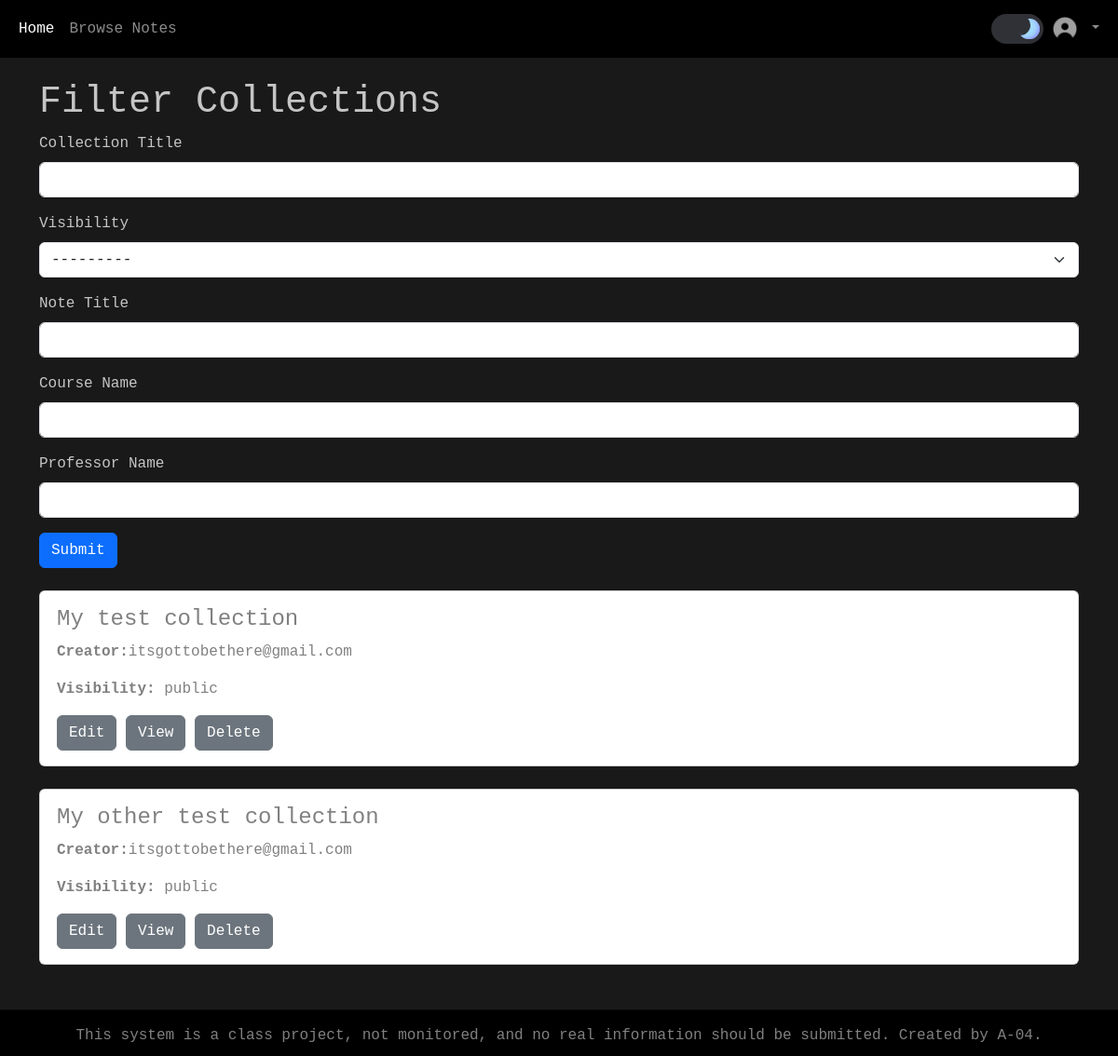
The page /view-collections/ on the database as committed earlier.
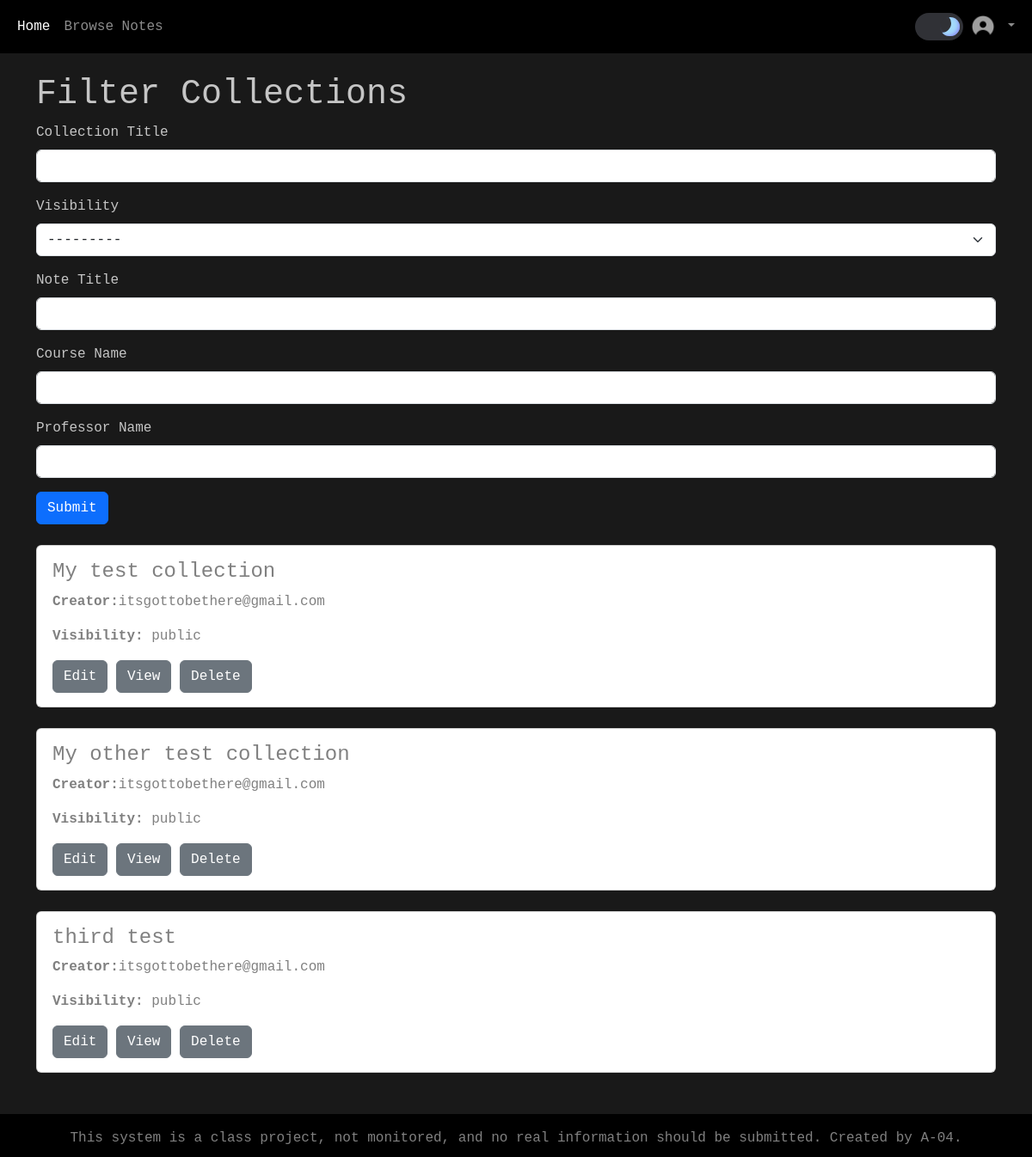
The same page on the database as committed later.
### notes_app/models.py (models this page shows, shortened)
class Collection(models.Model):
    title = models.CharField(max_length=255, unique=True)
    description = models.TextField(blank=True)
    VISIBILITY_CHOICES = [
        ("public", "Public"), #public = database value, Public = human-readable value
        ("private", "Private"),
    ]
    visibility = models.CharField(max_length=10, choices=VISIBILITY_CHOICES, default="public")
    created_by = models.ForeignKey(User, on_delete=models.CASCADE)  # User refers to the auth_user table
    created_at = models.DateTimeField(auto_now_add=True)

### notes_app/views.py (the view)
# urls.py: path("view-collections/", views.view_collections, name="view_collections"),
def view_collections(request):
    collections_filter = CollectionsFilter(request.GET, queryset=Collection.objects.all())
    notes_filter = NotesFilter(request.GET, queryset=Note.objects.all())
    collections = filter_collections_and_notes(notes_filter.qs, collections_filter.qs)
    return render(request, "notes_app/navbar_librarian/view_collections.html", {"collections": collections, "collections_filter": collections_filter, "notes_filter": notes_filter})

### notes_app/views.py (called while the page is built)
def filter_collections_and_notes(filtered_notes, filtered_collections):
    filtered_notes_associated_collections = set()
    filtered_collections_ids = set(filtered_collections.values_list('id', flat=True))
    for note in filtered_notes:
        collections = Collection.objects.filter(collectionitem__note_id=note.id)
        for collection in collections:
            filtered_notes_associated_collections.add(collection.id)
    common_collection_ids = filtered_collections_ids & filtered_notes_associated_collections
    return Collection.objects.filter(id__in=common_collection_ids)

### notes_app/templates/notes_app/navbar_librarian/view_collections.html
{% extends 'base.html' %}
{% block content %}
{% load crispy_forms_tags %}
<div class="container mt-4">
    <h1>Filter Collections</h1>
    <form method="get">
        {{ collections_filter.form | crispy }}
        {{ notes_filter.form | crispy }}
        <button type="submit" class="btn btn-primary">Submit</button>
    </form>
    <br>
    {% if collections %}
        {% for collection in collections %}
            <div class="card">
                <div class="row">
                    <div class="card-body" style="padding-left: 30px;">
                        <h4 style = "color:#808080">{{ collection.title }}</h4>
                        <p style = "color:#808080"><strong>Creator:</strong>{{collection.created_by.email}}</p>
                        <p style = "color:#808080"><strong>Visibility:</strong> {{ collection.visibility }}</p>
                        <a href="{% url 'notes_app:edit_collection' collection.id %}" class="btn btn-secondary">Edit</a>
                        <a href="{% url 'notes_app:view_full_collection' collection.id %}" class="btn btn-secondary">View</a>
                        <a href="{% url 'notes_app:delete_collection' collection.id %}" class="btn btn-secondary">Delete</a>
                    </div>
                </div>
            </div>
            <br>
        {% endfor %}
    {% else %}
        <p style = "color:#808080" >No collections found matching your criteria.</p>
    {% endif %}
</div>
<br>
{% endblock %}

### templates/base.html (shortened to what this page needs)
<!DOCTYPE html>
<html lang="en">
<head>
    {% load crispy_forms_tags %}
    {% load static %}
    {% load bootstrap5 %}
    {% bootstrap_css %}
    <link rel = "stylesheet" href = "{% static 'notes_app/css/default_style.css' %}">
</head>
<body class = "{{ request.COOKIES.theme|default:'dark'}}">
{% if user.is_authenticated %}
    {% if user.groups.all|length > 0 %}
        {% for group in user.groups.all %}
            {% if group.name == "Librarians" %}
                {% include 'notes_app/navbars/librarian_navbar.html' %}
            {% elif group.name == "Patrons" %}
                {% include 'notes_app/navbars/patron_navbar.html' %}
            {% endif %}
        {% endfor %}
    {% else %}
        {% include 'notes_app/navbars/anonymous_navbar.html' %}
    {% endif %}
{% else %}
    {% include 'notes_app/navbars/anonymous_navbar.html' %}
{% endif %}
{% block content %}
{% endblock %}
{% include 'footer.html' %}
</body>
</html>

### notes_app/templates/notes_app/navbars/anonymous_navbar.html (shortened to what this page needs)
{% extends 'navbar_base.html' %}
{% load static %}
{% load socialaccount %}
{% block content %}
    <li class="nav-item"><a class="nav-link" href="{% url 'notes_app:browse_notes' %}">Browse Notes</a></li>
{% endblock %}

### templates/navbar_base.html (shortened to what this page needs)
{% load static %}
{% load socialaccount %}
<nav class="navbar navbar-expand-lg navbar-dark">
    <div class="container-fluid">
        <div class="collapse navbar-collapse" id="navbarNav">
            <ul class="navbar-nav me-auto">
                <li class="nav-item"><a class="nav-link active" aria-current="page" href="{% url 'notes_app:index' %}">Home</a></li>
                {% block content %} {% endblock %}
            </ul>
            <ul class = "navbar-nav">
                 <li class = "nav-item">
                    <label class = "switch">
                        <span class = "slider"></span>
                    </label>
                 </li>
                 <li class="nav-item dropdown">
                    <a class="nav-link dropdown-toggle" id="navbarDropdown" role="button" data-bs-toggle="dropdown"
                       aria-expanded="false">
                        <img class = "navbar-picture" src = "
                                    {% if user.is_authenticated   %}
                                    {{ user.profile.get_profile_pic_url }}
                                    {% else %}
                                    {% static 'notes_app/images/default_profile.png' %}
                                    {% endif %}
                                    "  alt="profile_picture"
                        width = "30"
                        height= "30">
                    </a>
                </li>
            </ul>
        </div>
    </div>
</nav>

### templates/footer.html
<footer class = "d-flex footer mt-auto py-3 footer-dark">
    <p  style = "color:#808080">This system is a class project, not monitored, and no real information should be submitted. Created by A-04.</p>
</footer>

### notes_app/static/notes_app/css/default_style.css (style rules this page uses)
.dark { --background-color: rgb(25, 25, 25); --text-color: rgb(255, 255, 255, .75); --seperator-color: #949494; --navbar-footer-color: black; --navbar-footer-text-color: white; }
:root { --width-of-switch: 3.5em; --height-of-switch: 2em; --size-of-icon: 1.4em; --slider-offset:0.3em; }
body, html { background-color:var(--background-color); color: var(--text-color); font-family: 'Anonymous Pro', monospace; width:100%; height:100%; overflow-x:hidden; transition: background-color 0.3s ease, color 0.3s ease; }
a { text-decoration: none; color:var(--navbar-footer-color); }
.navbar, footer { background-color: var(--navbar-footer-color); color:var(--navbar-footer-text-color); }
.navbar-picture { border-radius:50%; object-fit:cover; }
footer { position: sticky; top:100%; justify-content: center; width:100%; height:50px; }
.switch { top:15%; display: block; position: relative; width: var(--width-of-switch); height: var(--height-of-switch); }
.slider { position: absolute; cursor: pointer; top:0; left:0; right:0; bottom:0; background: #f4f4f5; transition: 0.3s; border-radius: 30px; }
.slider::before { position: absolute; content: ""; height: var(--size-of-icon, 1.4em); width: var(--size-of-icon, 1.4em); border-radius: 20px; left: var(--slider-offset, 0.3em); top:15%; background: linear-gradient(40deg, #ff0080, #ff8c00 70%); transition: 0.3s; }
input:checked + .slider { background: #303136; }
input:checked + .slider::before { left: calc(100% - (var(--size-of-icon, 1.4em) + var(--slider-offset,0.3em))); background: #303136; box-shadow: inset -3px -2px 5px -2px #8983f7, inset -10px -4px 0 0 #a3dafb; }

Rows that differ between the two databases and show on the page:
added Collection: title "third test", created_by.email "itsgottobethere@gmail.com", visibility "public"
